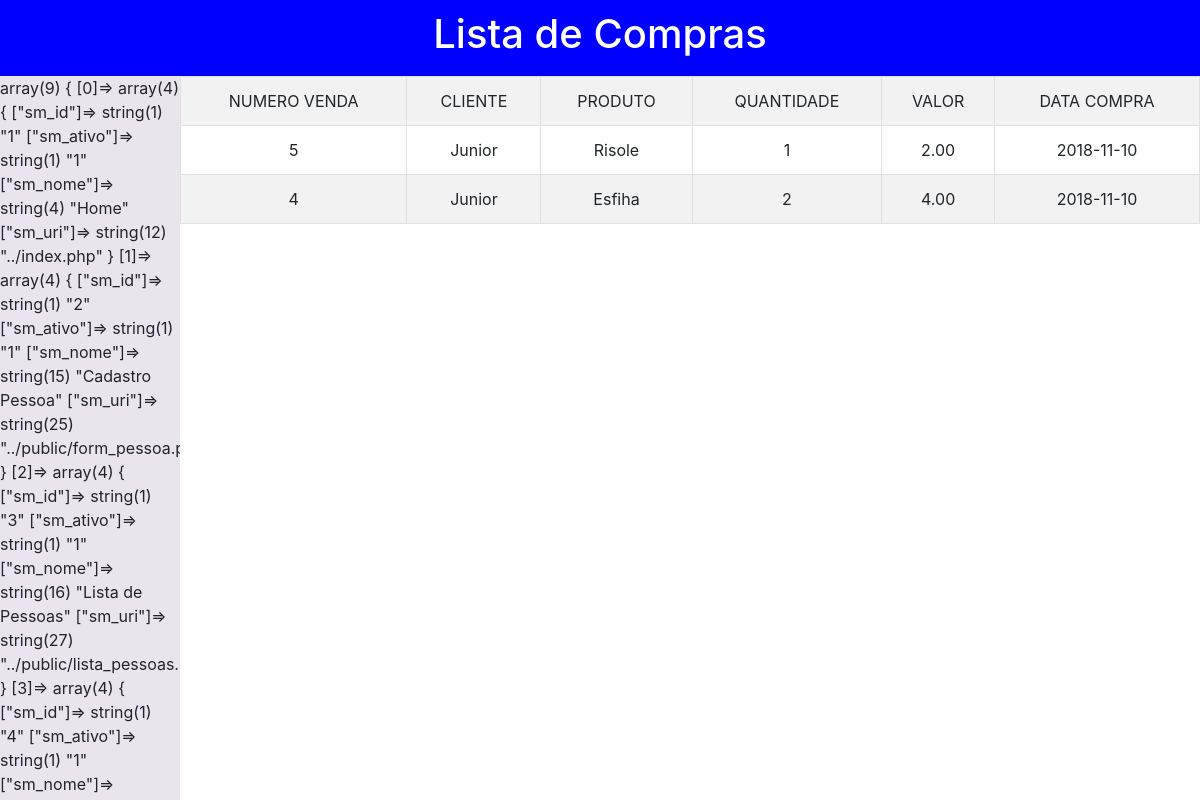
Page /public/lista_compra.php on the committed database.
### tables this page shows
CREATE TABLE `compra` (
  `IDCompra` int(11) NOT NULL,
  `cp_ativo` int(11) NOT NULL DEFAULT '1',
  `Pessoa_nome` int(11) NOT NULL,
  `IDProduto` int(11) NOT NULL,
  `quantidade_compra` int(11) NOT NULL,
  `data_compra` date NOT NULL,
  `valor_compra` decimal(10,2) NOT NULL
);

CREATE TABLE `pessoas` (
  `IDPessoa` int(11) NOT NULL,
  `ps_ativo` int(11) NOT NULL DEFAULT '1',
  `Nome` varchar(255) NOT NULL,
  `Telefone` varchar(255) NOT NULL,
  `acesso` int(2) NOT NULL
);

CREATE TABLE `produtos` (
  `IDProduto` int(11) NOT NULL,
  `pr_ativo` int(11) DEFAULT '1',
  `Nome_Produto` varchar(255) NOT NULL,
  `Preco_Produto` decimal(10,2) DEFAULT NULL,
  `Quantidade_Produto` int(10) NOT NULL,
  `categoria_id` int(11) DEFAULT NULL,
  `usado` tinyint(1) DEFAULT NULL
);

### consultas/consulta_compra.php (called while the page is built, shortened)
<?php
function mostraCompra($conexao,$IDPessoa){
	$compras=array();
	$query = "SELECT cp.*,ps.Nome as Nome_compra, pr.Nome_Produto as produto_compra FROM Compra as cp
       left JOIN Pessoas as ps ON ps.IDPessoa = cp.Pessoa_nome
       LEFT JOIN Produtos as pr ON pr.IDProduto = cp.IDProduto
       WHERE ps.acesso = 0 order BY cp.IDCompra desc";
	$resultado = mysqli_query($conexao,$query);
	while($compra =mysqli_fetch_assoc($resultado)){
		array_push($compras,$compra);
	}
	return $compras;
}

### public/lista_compra.php (the view, shortened to what this page needs)
<?php
include "cabecalho.php";
?>
<h1>Lista de Compras</h1>
<?php
include "menu.php";
include "conteudo.php";
require_once "../consultas/consulta_compra.php";
$compras = mostraCompra($conexao,$IDPessoa);
?>
	<table class="table table-striped table-bordered">
		<tr style="text-align: center">
	        <td>NUMERO VENDA</td>
	        <td>CLIENTE</td>
	        <td>PRODUTO</td>
	        <td>QUANTIDADE</td>
            <td>VALOR</td>
            <td>DATA COMPRA</td>
	    </tr>
<?php
foreach($compras as $compra):
?>
	    <tr style="text-align: center">
	        <td><?=$compra['IDCompra']?></td>
	        <td><?=$compra['Nome_compra']?></td>
	        <td><?=$compra['produto_compra']?></td>
	        <td><?=$compra['quantidade_compra']?></td>
            <td><?=$compra['valor_compra']?></td>
            <td><?=$compra['data_compra'];?></td>
	    </tr>
<?php
endforeach;
?>
</table>

### rows in the picture
compra: IDCompra "5", pessoas.Nome "Junior", IDProduto.Nome_Produto "Risole", quantidade_compra "1", valor_compra "2.00", data_compra "2018-11-10"
compra: IDCompra "4", pessoas.Nome "Junior", IDProduto.Nome_Produto "Esfiha", quantidade_compra "2", valor_compra "4.00", data_compra "2018-11-10"
